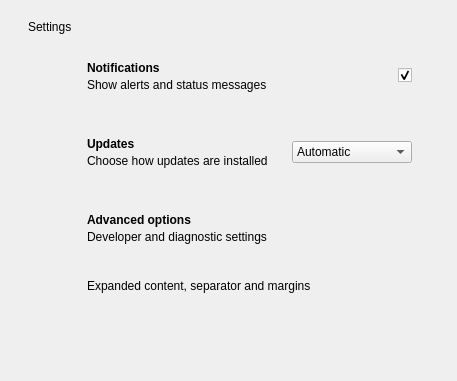
<widget class="QWidget" name="settingsBody"><layout class="QVBoxLayout" name="settingsLayout"><property name="spacing"><number>8</number></property><property name="leftMargin"><number>28</number></property><property name="topMargin"><number>20</number></property><property name="rightMargin"><number>28</number></property><property name="bottomMargin"><number>28</number></property><item><widget class="QLabel" name="settingsHeading"><property name="text"><string>Settings</string></property></widget></item>
       <item><widget class="QFrame" name="notificationsCard">
        <property name="minimumSize"><size><width>148</width><height>68</height></size></property>
        <property name="winuiSettingsCard" stdset="0"><bool>true</bool></property>
        <layout class="QHBoxLayout" name="notificationsCardLayout">
         <property name="leftMargin"><number>17</number></property>
         <property name="topMargin"><number>17</number></property>
         <property name="rightMargin"><number>17</number></property>
         <property name="bottomMargin"><number>17</number></property>
         <property name="spacing"><number>0</number></property>
         <item><widget class="QWidget" name="notificationsCardIconBox">
          <property name="minimumSize"><size><width>42</width><height>20</height></size></property>
          <property name="maximumSize"><size><width>42</width><height>20</height></size></property>
          <layout class="QHBoxLayout" name="notificationsCardIconLayout">
           <property name="leftMargin"><number>2</number></property>
           <property name="topMargin"><number>0</number></property>
           <property name="rightMargin"><number>20</number></property>
           <property name="bottomMargin"><number>0</number></property>
           <property name="spacing"><number>0</number></property>
           <item><widget class="QLabel" name="notificationsCardIcon">
            <property name="minimumSize"><size><width>20</width><height>20</height></size></property>
            <property name="maximumSize"><size><width>20</width><height>20</height></size></property>
           </widget></item>
          </layout>
         </widget></item>
         <item><layout class="QVBoxLayout" name="notificationsCardTextLayout">
          <property name="spacing"><number>0</number></property>
          <property name="rightMargin"><number>24</number></property>
          <item><widget class="QLabel" name="notificationsCardTitle"><property name="font"><font><weight>63</weight></font></property><property name="text"><string>Notifications</string></property></widget></item>
          <item><widget class="QLabel" name="notificationsCardDescription"><property name="foregroundRole"><enum>QPalette::PlaceholderText</enum></property><property name="text"><string>Show alerts and status messages</string></property></widget></item>
         </layout></item>
         <item><spacer name="notificationsCardSpacer"><property name="orientation"><enum>Qt::Horizontal</enum></property><property name="sizeHint"><size><width>0</width><height>0</height></size></property></spacer></item>
         <item><widget class="QCheckBox" name="notificationsToggle"><property name="winuiToggleSwitch" stdset="0"><bool>true</bool></property><property name="checked"><bool>true</bool></property></widget></item>
        </layout>
       </widget></item>
       <item><widget class="QFrame" name="updatesCard">
        <property name="minimumSize"><size><width>148</width><height>68</height></size></property>
        <property name="winuiSettingsCard" stdset="0"><bool>true</bool></property>
        <layout class="QHBoxLayout" name="updatesCardLayout">
         <property name="leftMargin"><number>17</number></property>
         <property name="topMargin"><number>17</number></property>
         <property name="rightMargin"><number>17</number></property>
         <property name="bottomMargin"><number>17</number></property>
         <property name="spacing"><number>0</number></property>
         <item><widget class="QWidget" name="updatesCardIconBox">
          <property name="minimumSize"><size><width>42</width><height>20</height></size></property>
          <property name="maximumSize"><size><width>42</width><height>20</height></size></property>
          <layout class="QHBoxLayout" name="updatesCardIconLayout">
           <property name="leftMargin"><number>2</number></property>
           <property name="topMargin"><number>0</number></property>
           <property name="rightMargin"><number>20</number></property>
           <property name="bottomMargin"><number>0</number></property>
           <property name="spacing"><number>0</number></property>
           <item><widget class="QLabel" name="updatesCardIcon">
            <property name="minimumSize"><size><width>20</width><height>20</height></size></property>
            <property name="maximumSize"><size><width>20</width><height>20</height></size></property>
           </widget></item>
          </layout>
         </widget></item>
         <item><layout class="QVBoxLayout" name="updatesCardTextLayout">
          <property name="spacing"><number>0</number></property>
          <property name="rightMargin"><number>24</number></property>
          <item><widget class="QLabel" name="updatesCardTitle"><property name="font"><font><weight>63</weight></font></property><property name="text"><string>Updates</string></property></widget></item>
          <item><widget class="QLabel" name="updatesCardDescription"><property name="foregroundRole"><enum>QPalette::PlaceholderText</enum></property><property name="text"><string>Choose how updates are installed</string></property></widget></item>
         </layout></item>
         <item><spacer name="updatesCardSpacer"><property name="orientation"><enum>Qt::Horizontal</enum></property><property name="sizeHint"><size><width>0</width><height>0</height></size></property></spacer></item>
         <item><widget class="QComboBox" name="updatesCombo"><property name="minimumSize"><size><width>120</width><height>0</height></size></property><property name="maximumSize"><size><width>120</width><height>16777215</height></size></property><property name="currentIndex"><number>0</number></property><item><property name="text"><string>Automatic</string></property></item><item><property name="text"><string>Notify me</string></property></item><item><property name="text"><string>Manual</string></property></item></widget></item>
        </layout>
       </widget></item>
       <item><widget class="QFrame" name="advancedCard">
        <property name="minimumSize"><size><width>148</width><height>68</height></size></property>
        <property name="winuiSettingsCard" stdset="0"><bool>true</bool></property>
        <property name="winuiSettingsCardExpanded" stdset="0"><bool>false</bool></property>
        <layout class="QVBoxLayout" name="advancedCardLayout">
         <property name="leftMargin"><number>0</number></property>
         <property name="topMargin"><number>0</number></property>
         <property name="rightMargin"><number>0</number></property>
         <property name="bottomMargin"><number>0</number></property>
         <property name="spacing"><number>0</number></property>
         <item><widget class="QWidget" name="advancedHeader">
          <property name="minimumSize"><size><width>0</width><height>68</height></size></property>
          <layout class="QHBoxLayout" name="advancedHeaderLayout">
           <property name="leftMargin"><number>17</number></property>
           <property name="topMargin"><number>17</number></property>
           <property name="rightMargin"><number>45</number></property>
           <property name="bottomMargin"><number>17</number></property>
           <property name="spacing"><number>0</number></property>
           <item><widget class="QWidget" name="advancedIconBox">
            <property name="minimumSize"><size><width>42</width><height>20</height></size></property>
            <property name="maximumSize"><size><width>42</width><height>20</height></size></property>
            <layout class="QHBoxLayout" name="advancedIconLayout">
             <property name="leftMargin"><number>2</number></property>
             <property name="topMargin"><number>0</number></property>
             <property name="rightMargin"><number>20</number></property>
             <property name="bottomMargin"><number>0</number></property>
             <property name="spacing"><number>0</number></property>
             <item><widget class="QLabel" name="advancedIcon">
              <property name="minimumSize"><size><width>20</width><height>20</height></size></property>
              <property name="maximumSize"><size><width>20</width><height>20</height></size></property>
             </widget></item>
            </layout>
           </widget></item>
           <item><layout class="QVBoxLayout" name="advancedTextLayout">
            <property name="spacing"><number>0</number></property>
            <property name="rightMargin"><number>24</number></property>
            <item><widget class="QLabel" name="advancedTitle"><property name="font"><font><weight>63</weight></font></property><property name="text"><string>Advanced options</string></property></widget></item>
            <item><widget class="QLabel" name="advancedDescription"><property name="foregroundRole"><enum>QPalette::PlaceholderText</enum></property><property name="text"><string>Developer and diagnostic settings</string></property></widget></item>
           </layout></item>
          </layout>
         </widget></item>
         <item><widget class="QWidget" name="advancedDetailsHost">
          <property name="winuiSettingsCardExpansion" stdset="0"><bool>true</bool></property>
          <layout class="QGridLayout" name="advancedDetailsLayout" rowminimumheight="35">
           <property name="leftMargin"><number>59</number></property>
           <property name="topMargin"><number>7</number></property>
           <property name="rightMargin"><number>45</number></property>
           <property name="bottomMargin"><number>9</number></property>
           <item row="0" column="0" alignment="Qt::AlignVCenter"><widget class="QLabel" name="advancedDetails"><property name="text"><string>Expanded content, separator and margins</string></property><property name="wordWrap"><bool>true</bool></property></widget></item>
          </layout>
         </widget></item>
        </layout>
       </widget></item>
       <item><spacer name="settingsSpacer"><property name="orientation"><enum>Qt::Vertical</enum></property><property name="sizeHint"><size><width>20</width><height>40</height></size></property></spacer></item></layout></widget>
